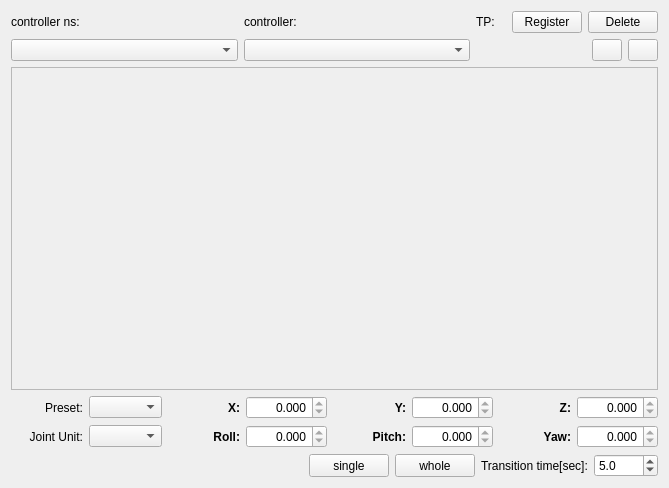
<?xml version="1.0" encoding="UTF-8"?>
<ui version="4.0">
 <class>Form</class>
 <widget class="QWidget" name="Form">
  <property name="geometry">
   <rect>
    <x>0</x>
    <y>0</y>
    <width>669</width>
    <height>488</height>
   </rect>
  </property>
  <property name="sizePolicy">
   <sizepolicy hsizetype="Preferred" vsizetype="Preferred">
    <horstretch>0</horstretch>
    <verstretch>0</verstretch>
   </sizepolicy>
  </property>
  <property name="windowTitle">
   <string>torobo_joint_controller</string>
  </property>
  <layout class="QVBoxLayout" name="verticalLayout_2">
   <item>
    <layout class="QGridLayout" name="gridLayout">
     <property name="spacing">
      <number>6</number>
     </property>
     <item row="0" column="0">
      <widget class="QLabel" name="labelControllerNamespace">
       <property name="text">
        <string>controller ns:</string>
       </property>
      </widget>
     </item>
     <item row="1" column="1">
      <widget class="QComboBox" name="comboBoxControllerName"/>
     </item>
     <item row="1" column="0">
      <widget class="QComboBox" name="comboBoxControllerNamespace">
       <property name="contextMenuPolicy">
        <enum>Qt::PreventContextMenu</enum>
       </property>
      </widget>
     </item>
     <item row="0" column="1">
      <widget class="QLabel" name="labelControllerName">
       <property name="text">
        <string>controller:</string>
       </property>
      </widget>
     </item>
     <item row="1" column="2">
      <layout class="QGridLayout" name="gridLayoutTP">
       <item row="0" column="3">
        <widget class="QPushButton" name="pushButtonFileSave">
         <property name="sizePolicy">
          <sizepolicy hsizetype="Minimum" vsizetype="Fixed">
           <horstretch>0</horstretch>
           <verstretch>0</verstretch>
          </sizepolicy>
         </property>
         <property name="minimumSize">
          <size>
           <width>0</width>
           <height>0</height>
          </size>
         </property>
         <property name="maximumSize">
          <size>
           <width>30</width>
           <height>16777215</height>
          </size>
         </property>
         <property name="text">
          <string/>
         </property>
        </widget>
       </item>
       <item row="0" column="0">
        <widget class="QLabel" name="label_10">
         <property name="text">
          <string/>
         </property>
        </widget>
       </item>
       <item row="0" column="2">
        <widget class="QPushButton" name="pushButtonFileOpen">
         <property name="sizePolicy">
          <sizepolicy hsizetype="Minimum" vsizetype="Fixed">
           <horstretch>0</horstretch>
           <verstretch>0</verstretch>
          </sizepolicy>
         </property>
         <property name="minimumSize">
          <size>
           <width>0</width>
           <height>0</height>
          </size>
         </property>
         <property name="maximumSize">
          <size>
           <width>30</width>
           <height>16777215</height>
          </size>
         </property>
         <property name="text">
          <string/>
         </property>
        </widget>
       </item>
      </layout>
     </item>
     <item row="0" column="2">
      <layout class="QGridLayout" name="gridLayout_2">
       <item row="0" column="0">
        <layout class="QHBoxLayout" name="horizontalLayout">
         <item>
          <widget class="QLabel" name="label_7">
           <property name="maximumSize">
            <size>
             <width>30</width>
             <height>16777215</height>
            </size>
           </property>
           <property name="text">
            <string>TP:</string>
           </property>
          </widget>
         </item>
         <item>
          <widget class="QPushButton" name="pushButtonSave">
           <property name="maximumSize">
            <size>
             <width>70</width>
             <height>16777215</height>
            </size>
           </property>
           <property name="text">
            <string>Register</string>
           </property>
          </widget>
         </item>
         <item>
          <widget class="QPushButton" name="pushButtonDelete">
           <property name="maximumSize">
            <size>
             <width>70</width>
             <height>16777215</height>
            </size>
           </property>
           <property name="text">
            <string>Delete</string>
           </property>
          </widget>
         </item>
        </layout>
       </item>
      </layout>
     </item>
    </layout>
   </item>
   <item>
    <layout class="QVBoxLayout" name="verticalLayout">
     <item>
      <widget class="QScrollArea" name="scrollArea">
       <property name="widgetResizable">
        <bool>true</bool>
       </property>
       <widget class="QWidget" name="joint_group">
        <property name="geometry">
         <rect>
          <x>0</x>
          <y>0</y>
          <width>647</width>
          <height>286</height>
         </rect>
        </property>
       </widget>
      </widget>
     </item>
    </layout>
   </item>
   <item>
    <layout class="QGridLayout" name="gridLayout_3">
     <item row="2" column="3">
      <widget class="QLabel" name="label_4">
       <property name="font">
        <font>
         <weight>75</weight>
         <bold>true</bold>
        </font>
       </property>
       <property name="text">
        <string>Roll:</string>
       </property>
       <property name="alignment">
        <set>Qt::AlignRight|Qt::AlignTrailing|Qt::AlignVCenter</set>
       </property>
      </widget>
     </item>
     <item row="2" column="5">
      <widget class="QLabel" name="label_5">
       <property name="font">
        <font>
         <weight>75</weight>
         <bold>true</bold>
        </font>
       </property>
       <property name="text">
        <string>Pitch:</string>
       </property>
       <property name="alignment">
        <set>Qt::AlignRight|Qt::AlignTrailing|Qt::AlignVCenter</set>
       </property>
      </widget>
     </item>
     <item row="0" column="5">
      <widget class="QLabel" name="label_2">
       <property name="font">
        <font>
         <weight>75</weight>
         <bold>true</bold>
        </font>
       </property>
       <property name="text">
        <string>Y:</string>
       </property>
       <property name="alignment">
        <set>Qt::AlignRight|Qt::AlignTrailing|Qt::AlignVCenter</set>
       </property>
      </widget>
     </item>
     <item row="2" column="6">
      <widget class="QDoubleSpinBox" name="doubleSpinBox_pitch">
       <property name="alignment">
        <set>Qt::AlignRight|Qt::AlignTrailing|Qt::AlignVCenter</set>
       </property>
       <property name="readOnly">
        <bool>true</bool>
       </property>
       <property name="decimals">
        <number>3</number>
       </property>
       <property name="minimum">
        <double>-1000.000000000000000</double>
       </property>
       <property name="maximum">
        <double>1000.000000000000000</double>
       </property>
       <property name="singleStep">
        <double>0.000000000000000</double>
       </property>
      </widget>
     </item>
     <item row="0" column="6">
      <widget class="QDoubleSpinBox" name="doubleSpinBox_y">
       <property name="enabled">
        <bool>true</bool>
       </property>
       <property name="alignment">
        <set>Qt::AlignRight|Qt::AlignTrailing|Qt::AlignVCenter</set>
       </property>
       <property name="readOnly">
        <bool>true</bool>
       </property>
       <property name="decimals">
        <number>3</number>
       </property>
       <property name="minimum">
        <double>-1000.000000000000000</double>
       </property>
       <property name="maximum">
        <double>1000.000000000000000</double>
       </property>
       <property name="singleStep">
        <double>0.000000000000000</double>
       </property>
      </widget>
     </item>
     <item row="0" column="3">
      <widget class="QLabel" name="label">
       <property name="font">
        <font>
         <weight>75</weight>
         <bold>true</bold>
        </font>
       </property>
       <property name="text">
        <string>X:</string>
       </property>
       <property name="alignment">
        <set>Qt::AlignRight|Qt::AlignTrailing|Qt::AlignVCenter</set>
       </property>
      </widget>
     </item>
     <item row="0" column="4">
      <widget class="QDoubleSpinBox" name="doubleSpinBox_x">
       <property name="enabled">
        <bool>true</bool>
       </property>
       <property name="alignment">
        <set>Qt::AlignRight|Qt::AlignTrailing|Qt::AlignVCenter</set>
       </property>
       <property name="readOnly">
        <bool>true</bool>
       </property>
       <property name="decimals">
        <number>3</number>
       </property>
       <property name="minimum">
        <double>-1000.000000000000000</double>
       </property>
       <property name="maximum">
        <double>1000.000000000000000</double>
       </property>
       <property name="singleStep">
        <double>0.000000000000000</double>
       </property>
      </widget>
     </item>
     <item row="0" column="7">
      <widget class="QLabel" name="label_3">
       <property name="font">
        <font>
         <weight>75</weight>
         <bold>true</bold>
        </font>
       </property>
       <property name="text">
        <string>Z:</string>
       </property>
       <property name="alignment">
        <set>Qt::AlignRight|Qt::AlignTrailing|Qt::AlignVCenter</set>
       </property>
      </widget>
     </item>
     <item row="0" column="8">
      <widget class="QDoubleSpinBox" name="doubleSpinBox_z">
       <property name="alignment">
        <set>Qt::AlignRight|Qt::AlignTrailing|Qt::AlignVCenter</set>
       </property>
       <property name="readOnly">
        <bool>true</bool>
       </property>
       <property name="decimals">
        <number>3</number>
       </property>
       <property name="minimum">
        <double>-1000.000000000000000</double>
       </property>
       <property name="maximum">
        <double>1000.000000000000000</double>
       </property>
       <property name="singleStep">
        <double>0.000000000000000</double>
       </property>
      </widget>
     </item>
     <item row="2" column="4">
      <widget class="QDoubleSpinBox" name="doubleSpinBox_roll">
       <property name="alignment">
        <set>Qt::AlignRight|Qt::AlignTrailing|Qt::AlignVCenter</set>
       </property>
       <property name="readOnly">
        <bool>true</bool>
       </property>
       <property name="decimals">
        <number>3</number>
       </property>
       <property name="minimum">
        <double>-1000.000000000000000</double>
       </property>
       <property name="maximum">
        <double>1000.000000000000000</double>
       </property>
       <property name="singleStep">
        <double>0.000000000000000</double>
       </property>
      </widget>
     </item>
     <item row="2" column="7">
      <widget class="QLabel" name="label_6">
       <property name="font">
        <font>
         <weight>75</weight>
         <bold>true</bold>
        </font>
       </property>
       <property name="text">
        <string>Yaw:</string>
       </property>
       <property name="alignment">
        <set>Qt::AlignRight|Qt::AlignTrailing|Qt::AlignVCenter</set>
       </property>
      </widget>
     </item>
     <item row="2" column="1">
      <widget class="QLabel" name="label_8">
       <property name="text">
        <string>Joint Unit:</string>
       </property>
       <property name="alignment">
        <set>Qt::AlignRight|Qt::AlignTrailing|Qt::AlignVCenter</set>
       </property>
      </widget>
     </item>
     <item row="2" column="8">
      <widget class="QDoubleSpinBox" name="doubleSpinBox_yaw">
       <property name="alignment">
        <set>Qt::AlignRight|Qt::AlignTrailing|Qt::AlignVCenter</set>
       </property>
       <property name="readOnly">
        <bool>true</bool>
       </property>
       <property name="decimals">
        <number>3</number>
       </property>
       <property name="minimum">
        <double>-1000.000000000000000</double>
       </property>
       <property name="maximum">
        <double>1000.000000000000000</double>
       </property>
       <property name="singleStep">
        <double>0.000000000000000</double>
       </property>
      </widget>
     </item>
     <item row="2" column="2">
      <widget class="QComboBox" name="comboBoxAngleUnit"/>
     </item>
     <item row="0" column="1">
      <widget class="QLabel" name="label_9">
       <property name="text">
        <string>Preset:</string>
       </property>
       <property name="alignment">
        <set>Qt::AlignRight|Qt::AlignTrailing|Qt::AlignVCenter</set>
       </property>
      </widget>
     </item>
     <item row="0" column="2">
      <widget class="QComboBox" name="comboBoxPreset"/>
     </item>
    </layout>
   </item>
   <item>
    <layout class="QGridLayout" name="gridLayout_5">
     <item row="0" column="3">
      <widget class="QPushButton" name="pushButtonConnect_whole">
       <property name="sizePolicy">
        <sizepolicy hsizetype="Fixed" vsizetype="Preferred">
         <horstretch>0</horstretch>
         <verstretch>0</verstretch>
        </sizepolicy>
       </property>
       <property name="minimumSize">
        <size>
         <width>0</width>
         <height>0</height>
        </size>
       </property>
       <property name="text">
        <string>whole</string>
       </property>
       <property name="icon">
        <iconset>
         <normaloff>off.svg</normaloff>
         <normalon>on.svg</normalon>
         <activeon>on.svg</activeon>off.svg</iconset>
       </property>
       <property name="iconSize">
        <size>
         <width>20</width>
         <height>20</height>
        </size>
       </property>
       <property name="checkable">
        <bool>true</bool>
       </property>
      </widget>
     </item>
     <item row="0" column="1">
      <widget class="QPushButton" name="pushButtonConnect">
       <property name="sizePolicy">
        <sizepolicy hsizetype="Fixed" vsizetype="Preferred">
         <horstretch>0</horstretch>
         <verstretch>0</verstretch>
        </sizepolicy>
       </property>
       <property name="minimumSize">
        <size>
         <width>0</width>
         <height>0</height>
        </size>
       </property>
       <property name="text">
        <string>single</string>
       </property>
       <property name="icon">
        <iconset>
         <normaloff>off.svg</normaloff>
         <normalon>on.svg</normalon>
         <activeon>on.svg</activeon>off.svg</iconset>
       </property>
       <property name="iconSize">
        <size>
         <width>20</width>
         <height>20</height>
        </size>
       </property>
       <property name="checkable">
        <bool>true</bool>
       </property>
      </widget>
     </item>
     <item row="0" column="6">
      <widget class="QDoubleSpinBox" name="doubleSpinBox_transitiontime">
       <property name="decimals">
        <number>1</number>
       </property>
       <property name="minimum">
        <double>2.000000000000000</double>
       </property>
       <property name="maximum">
        <double>1000.000000000000000</double>
       </property>
       <property name="singleStep">
        <double>0.100000000000000</double>
       </property>
       <property name="value">
        <double>5.000000000000000</double>
       </property>
      </widget>
     </item>
     <item row="0" column="5">
      <widget class="QLabel" name="label_11">
       <property name="text">
        <string>Transition time[sec]:</string>
       </property>
      </widget>
     </item>
     <item row="0" column="0">
      <spacer name="horizontalSpacer">
       <property name="orientation">
        <enum>Qt::Horizontal</enum>
       </property>
       <property name="sizeHint" stdset="0">
        <size>
         <width>40</width>
         <height>20</height>
        </size>
       </property>
      </spacer>
     </item>
    </layout>
   </item>
  </layout>
 </widget>
 <resources/>
 <connections/>
</ui>
